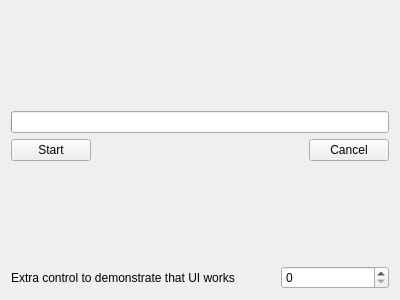
<?xml version="1.0" encoding="UTF-8"?>
<ui version="4.0">
 <class>MainWindow</class>
 <widget class="QMainWindow" name="MainWindow">
  <property name="geometry">
   <rect>
    <x>0</x>
    <y>0</y>
    <width>400</width>
    <height>300</height>
   </rect>
  </property>
  <property name="windowTitle">
   <string>MainWindow</string>
  </property>
  <widget class="QWidget" name="centralWidget">
   <layout class="QVBoxLayout" name="verticalLayout_2">
    <item>
     <spacer name="verticalSpacer">
      <property name="orientation">
       <enum>Qt::Vertical</enum>
      </property>
      <property name="sizeHint" stdset="0">
       <size>
        <width>20</width>
        <height>40</height>
       </size>
      </property>
     </spacer>
    </item>
    <item>
     <widget class="QProgressBar" name="progressBar">
      <property name="value">
       <number>0</number>
      </property>
      <property name="textVisible">
       <bool>false</bool>
      </property>
     </widget>
    </item>
    <item>
     <layout class="QHBoxLayout" name="horizontalLayout">
      <property name="spacing">
       <number>6</number>
      </property>
      <property name="topMargin">
       <number>0</number>
      </property>
      <item>
       <widget class="QPushButton" name="startBtn">
        <property name="text">
         <string>Start</string>
        </property>
       </widget>
      </item>
      <item>
       <spacer name="horizontalSpacer">
        <property name="orientation">
         <enum>Qt::Horizontal</enum>
        </property>
        <property name="sizeHint" stdset="0">
         <size>
          <width>40</width>
          <height>20</height>
         </size>
        </property>
       </spacer>
      </item>
      <item>
       <widget class="QLabel" name="progressStatusLabel">
        <property name="text">
         <string/>
        </property>
       </widget>
      </item>
      <item>
       <spacer name="horizontalSpacer_3">
        <property name="orientation">
         <enum>Qt::Horizontal</enum>
        </property>
        <property name="sizeHint" stdset="0">
         <size>
          <width>40</width>
          <height>20</height>
         </size>
        </property>
       </spacer>
      </item>
      <item>
       <widget class="QPushButton" name="cancelBtn">
        <property name="text">
         <string>Cancel</string>
        </property>
       </widget>
      </item>
     </layout>
    </item>
    <item>
     <spacer name="verticalSpacer_3">
      <property name="orientation">
       <enum>Qt::Vertical</enum>
      </property>
      <property name="sizeHint" stdset="0">
       <size>
        <width>20</width>
        <height>40</height>
       </size>
      </property>
     </spacer>
    </item>
    <item>
     <layout class="QHBoxLayout" name="horizontalLayout_2">
      <property name="topMargin">
       <number>0</number>
      </property>
      <item>
       <widget class="QLabel" name="label">
        <property name="text">
         <string>Extra control to demonstrate that UI works</string>
        </property>
       </widget>
      </item>
      <item>
       <spacer name="horizontalSpacer_2">
        <property name="orientation">
         <enum>Qt::Horizontal</enum>
        </property>
        <property name="sizeType">
         <enum>QSizePolicy::Minimum</enum>
        </property>
        <property name="sizeHint" stdset="0">
         <size>
          <width>40</width>
          <height>20</height>
         </size>
        </property>
       </spacer>
      </item>
      <item>
       <widget class="QSpinBox" name="spinBox"/>
      </item>
     </layout>
    </item>
   </layout>
  </widget>
 </widget>
 <layoutdefault spacing="6" margin="11"/>
 <resources/>
 <connections/>
</ui>
